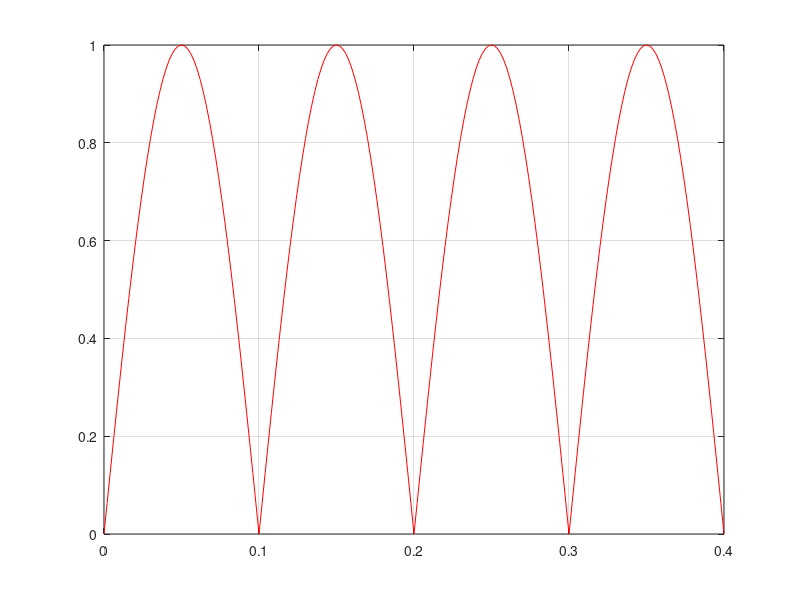

Recreate this plot in MATLAB.
clear ; 
% Gerar a forma de onda 
T = 0.2
f = 1/T
w = 2*pi*f
A = 10
nT = 2*T
dt = T/100
t = 0 : dt : nT ;
n = length(t) 
for i = 1 : n
 y(i) = sin (w*t(i)) ;
 if ( y(i) < 0.0 )
 y(i) = -1*y(i) ;
end
end
plot (t,y, 'r') ; grid ;